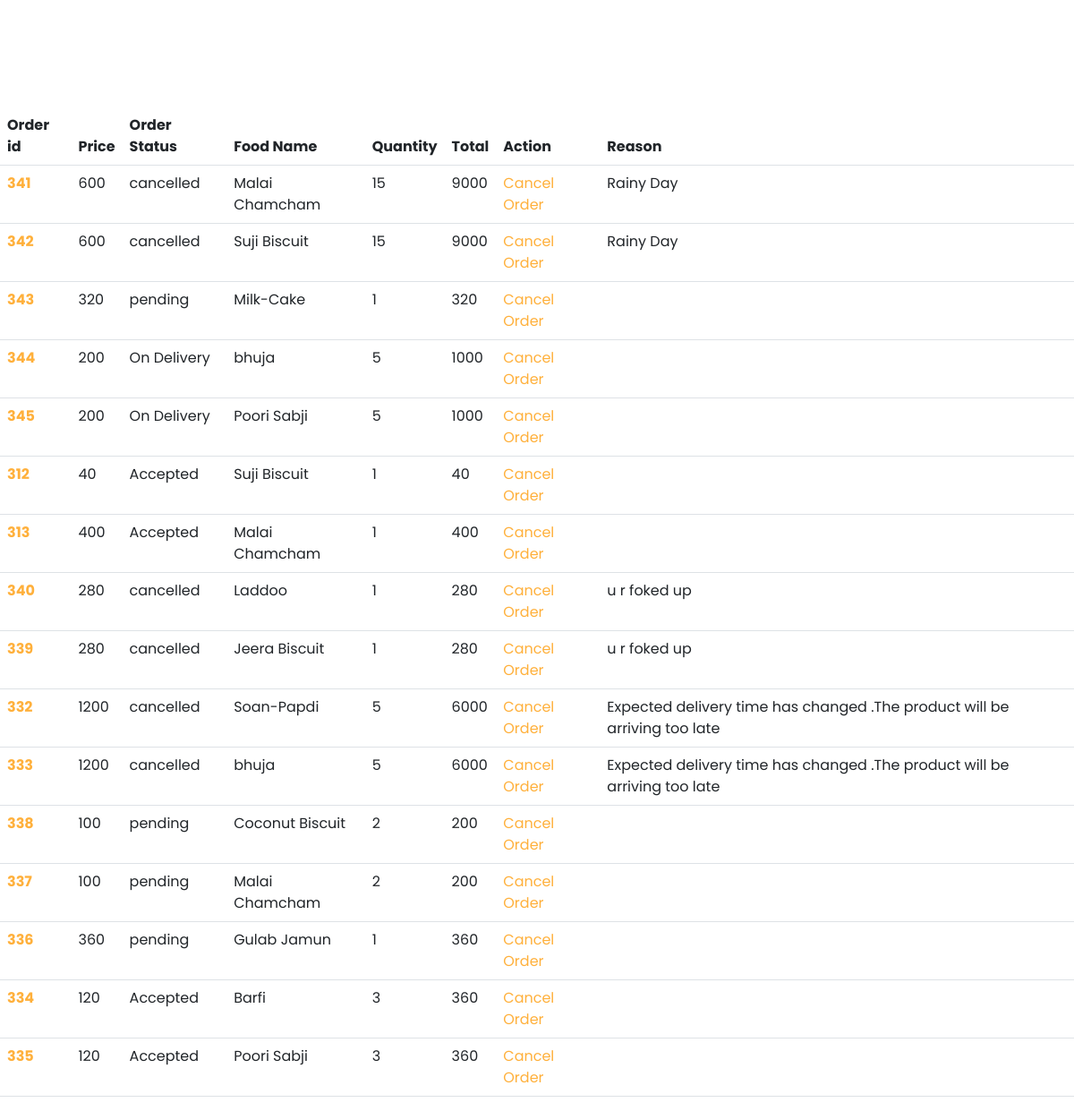
Page /orders-p.php on the committed database.
### tables this page shows
CREATE TABLE IF NOT EXISTS `inventory` (
  `id` int NOT NULL AUTO_INCREMENT,
  `cid` int NOT NULL,
  `category` varchar(30) NOT NULL,
  `item_Name` varchar(30) NOT NULL,
  `quantity` int NOT NULL DEFAULT '0',
  `price` varchar(30) NOT NULL,
  `price_for` varchar(50) NOT NULL,
  `image` varchar(1024) DEFAULT NULL,
  `description` varchar(30) NOT NULL,
  `specials` int NOT NULL,
  PRIMARY KEY (`id`)
);

CREATE TABLE IF NOT EXISTS `checkout` (
  `id` int NOT NULL AUTO_INCREMENT,
  `pid` varchar(50) NOT NULL,
  `cid` int NOT NULL,
  `prod_id` varchar(6) NOT NULL,
  `quantity` varchar(6) NOT NULL,
  `o_date` varchar(34) NOT NULL,
  `time` varchar(10) NOT NULL,
  `UserName` varchar(50) NOT NULL,
  `home` varchar(50) NOT NULL,
  `town_city` varchar(50) NOT NULL,
  `phone_no` varchar(50) NOT NULL,
  `email` varchar(50) NOT NULL,
  `pincode` int NOT NULL,
  `status` int NOT NULL,
  `reason` varchar(400) NOT NULL,
  `price` int NOT NULL,
  PRIMARY KEY (`id`)
);

### orders-p.php (the view, shortened to what this page needs)
  <?php
    include("./conn.php");
  $products_sql = "SELECT * from inventory INNER JOIN checkout ON checkout.prod_id = inventory.id  ";
  $products_result = mysqli_query($conn,$products_sql);
  $products_data = mysqli_fetch_all($products_result,MYSQLI_ASSOC);
    ?>
<!DOCTYPE html>
<html lang="en">
<head>
  <link href="assets/vendor/fontawesome-free/css/all.min.css" rel="stylesheet">
  <link href="assets/vendor/animate.css/animate.min.css" rel="stylesheet">
  <link href="assets/vendor/aos/aos.css" rel="stylesheet">
  <link href="assets/vendor/bootstrap/css/bootstrap.min.css" rel="stylesheet">
  <link href="assets/vendor/bootstrap-icons/bootstrap-icons.css" rel="stylesheet">
  <link href="assets/vendor/boxicons/css/boxicons.min.css" rel="stylesheet">
  <link href="assets/vendor/glightbox/css/glightbox.min.css" rel="stylesheet">
  <link href="assets/vendor/swiper/swiper-bundle.min.css" rel="stylesheet">
  <link href="assets/css/style.css" rel="stylesheet">
</head>
  <body>
  <section></section>
  <div class="table-responsive col-lg-12 col-md-12 mt-12 ml-3 mt-md-0">
    <table class="table">
  <thead>
    <tr>
      <th scope="col">Order id</th>
      <th scope="col">Price</th>
      <th scope="col">Order Status</th>
      <th scope="col">Food Name</th>
      <th scope="col">Quantity</th>
      <th scope="col">Total</th>
      <th scope="col">Action</th>
      <th scope="col"><?php if($products_data[0]["status"] == 3){
		  echo "Reason";
	  } ?></th>
    </tr>
  </thead>
  <tbody>
    <?php foreach($products_data as $prod){ ?>
      <tr>
      <th scope="row"><a href="order_tracking.php?id=<?php echo $prod["id"] ?>" style="display:block;"><?php echo $prod["id"] ?></a></th>
      <td><?php echo $prod["price"] ?></td>
      <td><?php echo $prod["status"] == 1 ? "Accepted" : ($prod["status"] == 2 ? "On Delivery" : ($prod["status"] == 3 ? "cancelled" : "pending" ))?></td>
      <td><?php echo $prod["item_Name"] ?></td>
      <td><?php echo $prod["quantity"] ?></td>
	  <td><?php echo $prod["price"] * $prod["quantity"]; ?></td>
      <td><a href="#" onclick="showAlert()" >Cancel Order</a></td>
	   <td><?php if($prod["status"] == 3){
		  echo  $prod["reason"];
	  } ?></td>
    </tr>
    <?php } ?>
  </tbody>
</table>
</div>
  </body>
</html>

### assets/css/style.css (style rules this page uses)
body { font-family: "Poppins", sans-serif; color: #444444; }
a { text-decoration: none; color: #ffb03b; }
section { padding: 60px 0; }

### rows in the picture
inventory: checkout.id "341", checkout.price "600", shows "cancelled", item_Name "Malai Chamcham", checkout.quantity "15", checkout.price+quantity "9000", checkout.reason "Rainy Day", checkout.id "313", checkout.price "400", shows "Accepted", checkout.quantity "1", checkout.id "337", checkout.price "100", checkout.quantity "2", checkout.price+quantity "200"
inventory: checkout.id "342", checkout.price "600", shows "cancelled", item_Name "Suji Biscuit", checkout.quantity "15", checkout.price+quantity "9000", checkout.reason "Rainy Day", checkout.id "312", checkout.price "40", shows "Accepted", checkout.quantity "1"
inventory: checkout.id "343", checkout.price "320", shows "pending", item_Name "Milk-Cake", checkout.quantity "1"
inventory: checkout.id "344", checkout.price "200", shows "On Delivery", item_Name "bhuja", checkout.quantity "5", checkout.price+quantity "1000", checkout.id "333", checkout.price "1200", shows "cancelled", checkout.price+quantity "6000", checkout.reason "Expected delivery time has changed .The product will be arriving too late"
inventory: checkout.id "345", checkout.price "200", shows "On Delivery", item_Name "Poori Sabji", checkout.quantity "5", checkout.price+quantity "1000", checkout.id "335", checkout.price "120", shows "Accepted", checkout.quantity "3", checkout.price+quantity "360"
inventory: checkout.id "340", checkout.price "280", shows "cancelled", item_Name "Laddoo", checkout.quantity "1", checkout.reason "u r foked up"
inventory: checkout.id "339", checkout.price "280", shows "cancelled", item_Name "Jeera Biscuit", checkout.quantity "1", checkout.reason "u r foked up"
inventory: checkout.id "332", checkout.price "1200", shows "cancelled", item_Name "Soan-Papdi", checkout.quantity "5", checkout.price+quantity "6000", checkout.reason "Expected delivery time has changed .The product will be arriving too late"
inventory: checkout.id "338", checkout.price "100", shows "pending", item_Name "Coconut Biscuit", checkout.quantity "2", checkout.price+quantity "200"
inventory: checkout.id "336", checkout.price "360", shows "pending", item_Name "Gulab Jamun", checkout.quantity "1"
inventory: checkout.id "334", checkout.price "120", shows "Accepted", item_Name "Barfi", checkout.quantity "3", checkout.price+quantity "360"
